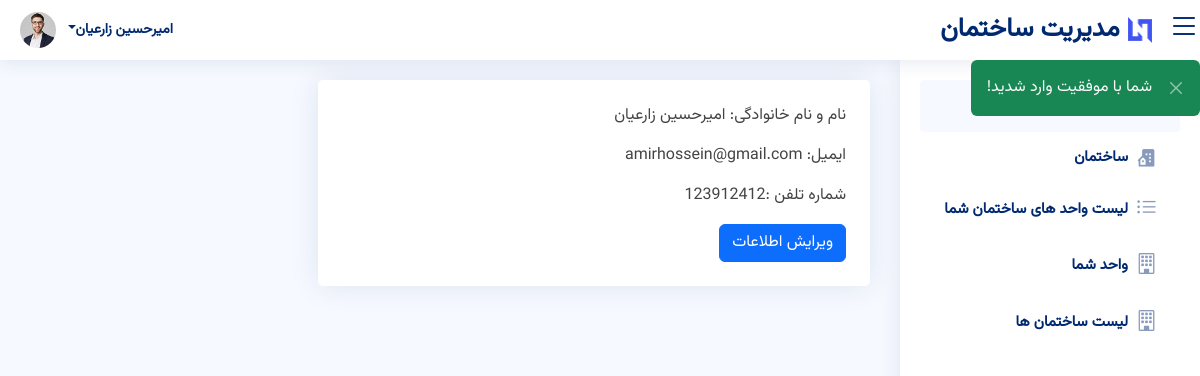
The page /dashboard/index (signed in) on the database its author committed.
### tables this page shows
CREATE TABLE `person` (
  `id` int(11) NOT NULL,
  `name` varchar(255) NOT NULL,
  `email` varchar(255) NOT NULL,
  `phone` varchar(255) NOT NULL,
  `password` varchar(255) NOT NULL,
  `type` tinyint(1) NOT NULL
);

### app/core/Controller.php (called while the page is built, shortened)
<?php
class Controller
{
    public function view(string $path, array $data = []): void
    {
        require 'views/' . $path . 'View.php';
    }
}

### app/controllers/dashboardController.php (called while the page is built, shortened)
<?php
class dashboardController extends Controller {
  public function index():void {
    $person = $this->model('person');
    $data = $person->getAllInfo($_SESSION['id']);
    $this->view('dashboard/dashboard',$data);
  }
}

### app/app.php (called while the page is built)
<?php
class App
{
    public function __construct()
    {
        require_once('router.php');
        new Router();
    }
}

### index.php (called while the page is built, shortened)
<?php
require "app/core/Controller.php";
require "app/core/Model.php";
require "app/app.php";
new App();

### app/core/Model.php (called while the page is built)
<?php
class Model
{
    public $connection = "";
    public function __construct()
    {
        $this->connection = new mysqli('localhost', 'root', '', 'building-mgmt');
    }
    public function exeQuery(string $query, array $data = [], bool $returnData)
    {
        $prepare = $this->connection->prepare($query);
        $type = '';
        $values = [];
        if (count($data) > 0) {
            foreach ($data as $key => $item) {
                $type .= $item['type'];
                $values[$key] = $item['value'];
            }
            $prepare->bind_param($type, ...$values);
        }
        if ($returnData) {
            $prepare->execute();
            return $prepare->get_result();
        }
        return $prepare->execute();
    }
}

### app/models/personModel.php (called while the page is built, shortened)
<?php
class personModel extends Model {
  public function getAllInfo(int $id):array
  {
        $query = "SELECT * FROM person WHERE id=?";
        $data = [
            ['type' => 's', 'value' => $id],
        ];
        $result = $this->exeQuery($query, $data,true);
        if ($result->num_rows > 0) {
            return $result->fetch_assoc();
        } else {
            return [];
        }
  }
}

### views/dashboard/profileView.php (the view)
<section class="section dashboard">
  <div class="row">
      <div class="col-lg-8">
        <div class="info-box card p-4">
          <p>نام و نام خانوادگی: <span><?php echo $data['name'] ?></span></p>
          <p>ایمیل: <span><?php echo $data['email'] ?></span></p>
          <p>شماره تلفن :<span><?php echo $data['phone'] ?></span></p>
          <div class="float-left">
            <a href="<?php echo URL ?>dashboard/edit_profile" class="btn btn-primary">ویرایش اطلاعات</a>
          </div>
        </div>
      </div>
  </div>
</section>

### app/router.php (shortened to what this page needs)
<?php
class Router
{
    public function __construct()
    {
        $request_type = $_SERVER['REQUEST_METHOD'];
        $url = '/' . ( $_GET['url'] ?? "");
        foreach ($routes as $route) {
            if (
                preg_match(
                    $route['pattern_url'],
                    $url,
                    $matches
                ) && $request_type == $route['type']
            ) {
                $params = (array) explode('/', $matches[0]);
                $object = new $route['controller']();
                call_user_func_array([$object, $route['action']], $params);
            }
        }
    }
}

### assets/css/style.css (style rules this page uses)
:root { scroll-behavior: smooth; }
html * { font-family: "Vazirmatn", sans-serif !important; }
body { background: #f6f9ff; color: #444444; }
a { color: #4154f1; text-decoration: none; }
.card { margin-bottom: 30px; border: none; border-radius: 5px; box-shadow: 0px 0 30px rgba(1, 41, 112, 0.1); }

### rows shown on the page
person: name "امیرحسین زارعیان", email "amirhossein@gmail.com", phone "123912412"
